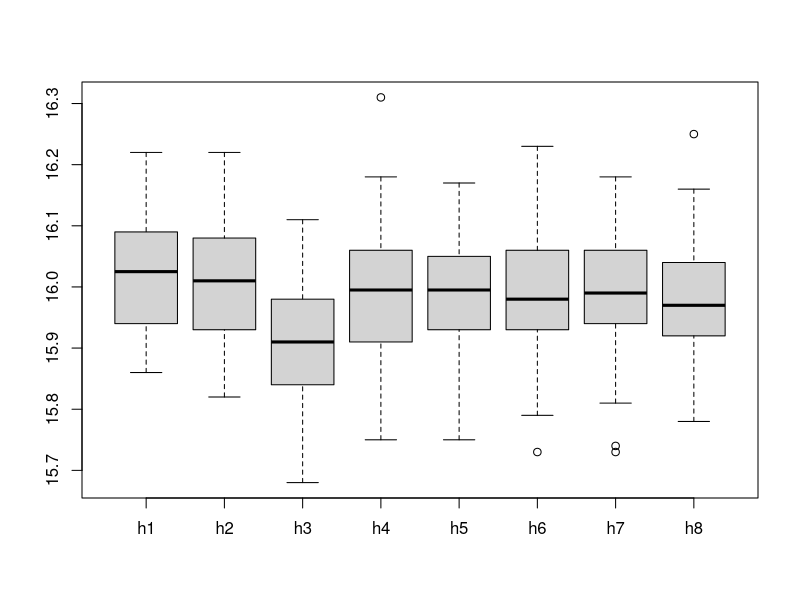

The R script that drew this image:
# Important variables from the given information

e <- 16 #expectation/average
std_dev <- 0.1
n <- 50
std_err <- std_dev/sqrt(n)

# 1. P(X < 15.95) ,but only a single can assuming it is distributed normally along the expectation

answer.1 <- pnorm((15.95-e)/std_dev)
answer.1

# 2. P(X < 15.95) ,of the average when 50 samples are taken

answer.2 <- pnorm((15.95-e)/std_err)
answer.2 


# 3. the 5th percentile

answer.3 <- e + (qnorm(0.05) * std_err)
answer.3

# 4. comparing the mean with answer.3
  
qc <- read.csv("QC.csv")
summary(qc)  #from the summary we can see after h3 and h8 the machine needs calibration

# 5. drawing a boxplot and identifing an outlier

boxplot(qc) #we can see h4, h6, h7, and h8 have outliers